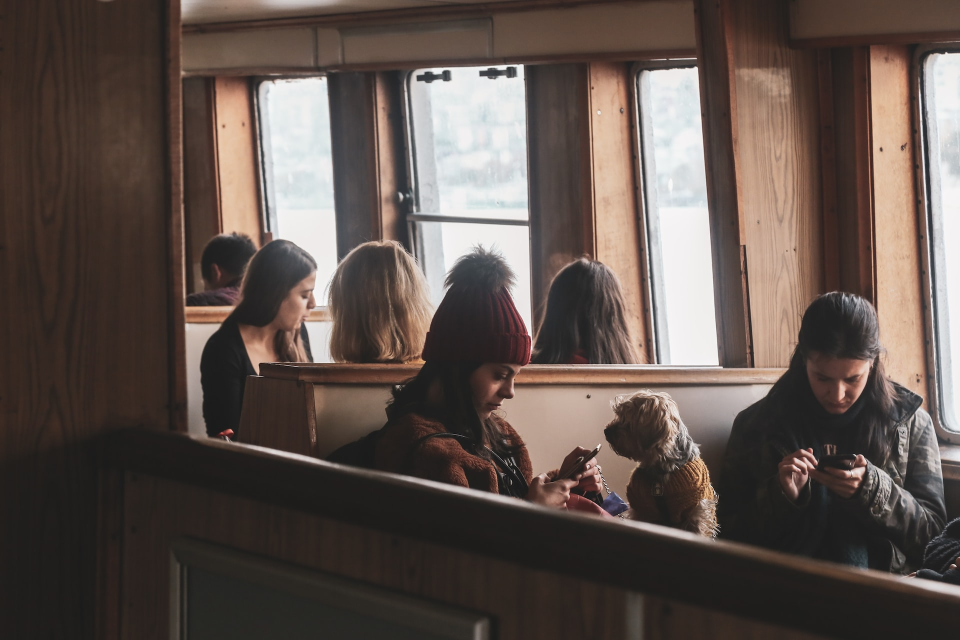
#> input picture opencv_python_study/images/3.jpg, 1920 x 1280 px, found by its file name (shown at 1/2 size)
$ python 5_1_1.py
#> lines starting #> are read from the running program, lines starting #| are printed output that depends on the picture
#!/usr/bin/env python3

import cv2
import numpy as np

# 注意，缩放不是裁切crop(), interpolation代表插值方式，有双线性插值，三次样条插值等。

img = cv2.imread("images/3.jpg")
#> img is the input picture: shape (1280, 1920, 3); mean B, G, R 76.7, 82.4, 94.4

rows, cols = img.shape[:2]
#> rows = 1280; cols = 1920

size = (int(cols*0.9), int(rows*0.5))
#> size = (1728, 640)

rst = cv2.resize(img, size)
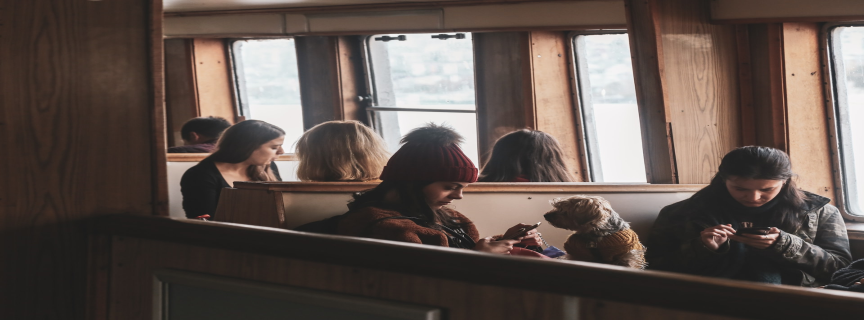
#> rst: shape (640, 1728, 3) (shown at 1/2 size); mean B, G, R 76.7, 82.5, 94.4
print("img.shape=", img.shape)
#| img.shape= (1280, 1920, 3)
print("rst.shape=", rst.shape)
#| rst.shape= (640, 1728, 3)

cv2.imshow('win1', rst)
cv2.waitKey(0)

bigger = cv2.resize(img, (int(cols*2), int(rows*2)), interpolation=cv2.INTER_CUBIC)
cv2.imwrite('images/3_bigger.jpg', bigger)
cv2.imshow('win2', bigger)

cv2.waitKey(0)
cv2.destroyAllWindows()

$ run again, with opencv_python_study/images/1.jpg copied over opencv_python_study/images/3.jpg
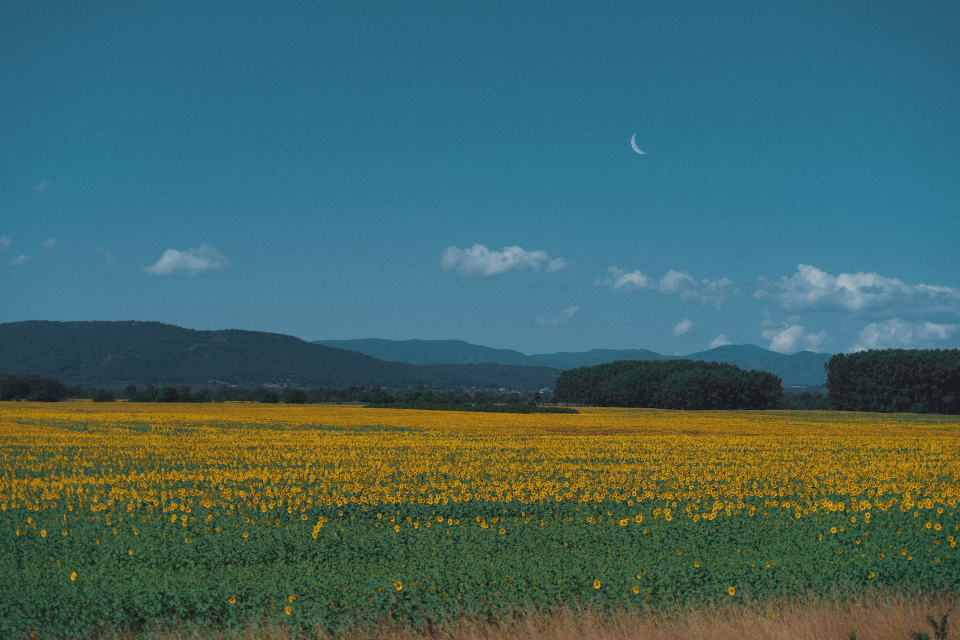
#> input picture opencv_python_study/images/1.jpg, 1920 x 1280 px, found by its file name (shown at 1/2 size)
#> img is the input picture: shape (1280, 1920, 3); mean B, G, R 100.6, 102.6, 65.8
#> `rst = cv2.resize(img, size)`:
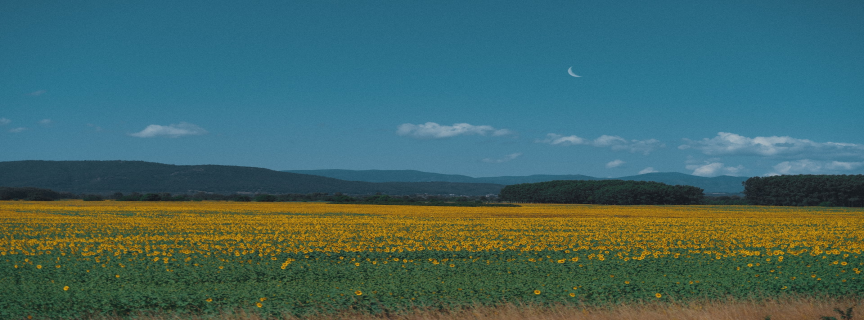
#> rst: shape (640, 1728, 3) (shown at 1/2 size); mean B, G, R 100.5, 102.5, 65.7
#| img.shape= (1280, 1920, 3)
#| rst.shape= (640, 1728, 3)

$ run again, with opencv_python_study/images/2.jpg copied over opencv_python_study/images/3.jpg
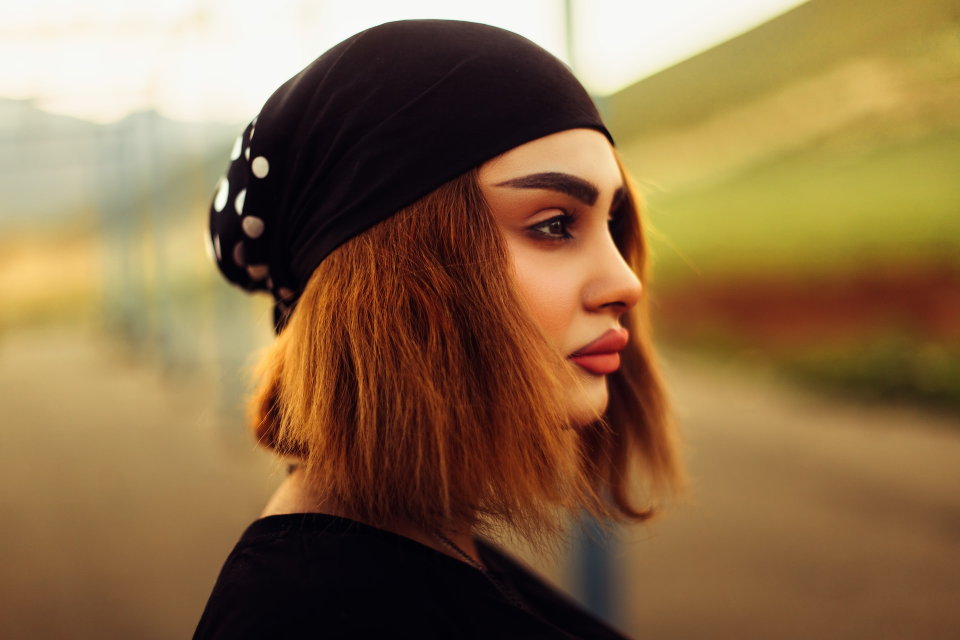
#> input picture opencv_python_study/images/2.jpg, 1920 x 1280 px, found by its file name (shown at 1/2 size)
#> img is the input picture: shape (1280, 1920, 3); mean B, G, R 71.9, 108.7, 138.5
#> `rst = cv2.resize(img, size)`:
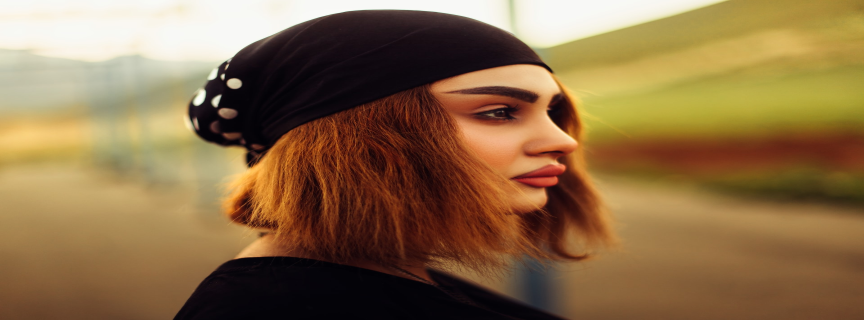
#> rst: shape (640, 1728, 3) (shown at 1/2 size); mean B, G, R 71.9, 108.7, 138.5
#| img.shape= (1280, 1920, 3)
#| rst.shape= (640, 1728, 3)
